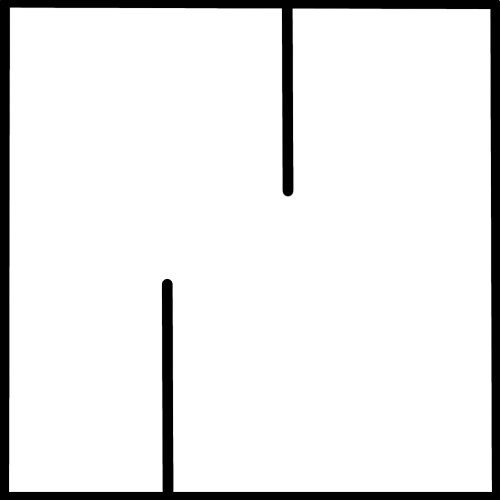
#> input picture MultiRRT/two_rooms.jpg, 1000 x 1000 px (shown at 1/2 size)
$ python main.py   (older library calls are emulated)
#> lines starting #> are read from the running program, lines starting #| are printed output that depends on the picture; after the words box and inside, x2 and y2 are one past the last pixel; in counts of white or black regions, pixels touching at a corner belong together
### CC_RRT_Star.py
# Chance-Constrained RRT*
# Preliminary Implementation for Project Proposal
# 2022-03-18

import matplotlib.pyplot as plt
import numpy as np
import pandas as pd
import math
import random
import scipy
from scipy import spatial


# Class for each tree node
class Node:
    def __init__(self, row, col):
        self.row = row        # coordinate
        self.col = col        # coordinate
        self.parent = None    # parent node
        self.cost = 0.0       # cost

    def __add__(self, other):
        return Node(self.row + other.row, self.col + other.col)

    def __sub__(self, other):
        return Node(self.row - other.row, self.col - other.col)

    def __mul__(self, scalar):
        return Node(self.row * scalar, self.col * scalar)

    def __truediv__(self, scalar):
        return Node(self.row / scalar, self.col / scalar)


# Class for CC_RRT_Star
class CC_RRT_Star:
    # Constructor
    def __init__(self, map_array, start: tuple, goal: tuple):
        self.map_array = map_array # 1->free, 0->obstacle
        self.size_row = map_array.shape[0]
        self.size_col = map_array.shape[1]

        self.start = Node(start[0], start[1])
        self.goal = Node(goal[0], goal[1])
        self.vertices: list[Node] = []
        self.found = False
        self.current_path:list[Node] = []

        self.goal_threshold = 10
        self.probability_threshold = 0
        self.do_original_rewire = False
        self.do_better_rewire = True
        self.use_intelligent_sampling = False
        self.use_informed = False

        self.neighborhood_size = 20


    def init_map(self):
        '''Intialize the map before each search
        '''
        self.found = False
        self.vertices = []
        self.vertices.append(self.start)


    def setDoBetterRewire(self, value):
        self.do_better_rewire = value

    def setDoOriginalRewire(self, value):
        self.do_original_rewire = value

    def setUseIntelligentSampling(self, value):
        self.use_intelligent_sampling = value

    def setUseInformed(self, value):
        self.use_informed = value

    def setProbabilityThreshold(self, probability_threshold):
        self.probability_threshold = probability_threshold

    def setNeighborhoodSize(self, size):
        self.neighborhood_size = size

    def setObstacleSource(self, obstacles):
        # obstacles should be a class that contains a getPDF(x, y, t) method
        self.obstacles = obstacles

    def distance(self, node1: Node, node2: Node) -> float:
        '''Calculate the euclidean distance between two nodes
        arguments:
            node1 - node 1
            node2 - node 2

        return:
            euclidean distance between two nodes
        '''
        return math.hypot(node2.row - node1.row, node2.col - node1.col)


    def line_crosses_map_obstacles(self, node1: Node, node2: Node) -> bool:
        '''Check if the path between two nodes collide with obstacles
        arguments:
            node1 - node 1
            node2 - node 2

        return:
            True if the new node is valid to be connected
        '''
        steps = int(self.distance(node1, node2) * 2)
        for step in range(0, steps):
            row = round(node1.row + (step/steps) * (node2.row-node1.row))
            col = round(node1.col + (step/steps) * (node2.col-node1.col))
            if self.map_array[row, col] == 0:
                return True
        return False


    def line_crosses_moving_obstacles(self, node1: Node, node2: Node) -> bool:
        # node1 must be the node from the earlier point in time
        steps = int(self.distance(node1, node2) * 1)
        start_cost = self.path_cost(self.start, node1)
        for step in range(0, steps):
            temp_node = Node(
                round(node1.row + (step/steps) * (node2.row-node1.row)),
                round(node1.col + (step/steps) * (node2.col-node1.col)))
            t = start_cost + self.distance(node1, temp_node)
            pdf = self.obstacles.getPDF(temp_node.col, temp_node.row, t)
            if pdf > self.probability_threshold:
                return True
        return False


    def get_new_point(self, goal_bias) -> Node:
        '''Choose the goal or generate a random point
        arguments:
            goal_bias - the possibility of choosing the goal instead of a random point

        return:
            point - the new point
        '''
        if self.use_intelligent_sampling:
            return self.get_new_point_intelligent_sampling(goal_bias)
        else:
            if self.found and self.use_informed:
                return self.get_new_point_in_ellipsoid(goal_bias, self.path_cost(self.start, self.goal))
            else:
                return self.get_new_point_normal(goal_bias)


    # [46 lines left out: function get_new_point_in_ellipsoid, not called in this run]


    def get_new_point_normal(self, goal_bias) -> Node:
        use_goal = random.random() < goal_bias
        if use_goal:
            return self.goal
        else:
            return Node(random.randint(0, self.size_row-1), random.randint(0, self.size_col-1))


    def get_new_point_intelligent_sampling(self, goal_bias) -> Node:
        # randomly decide if we're going to do an intelligent or normal sample
        use_biased_sample = (random.randint(0, 100) > 50) if self.found else False

        # pick a node on the current solution path, and sample around that node
        if use_biased_sample:
            index = random.randint(1, len(self.current_path)-1)
            center = self.current_path[index]
            row = max(0, min(self.size_row-1, center.row + random.randint(-20, 20)))
            col = max(0, min(self.size_col-1, center.col + random.randint(-20, 20)))
            return Node(row, col)

        # do normal sampling
        else:
            return self.get_new_point_normal(goal_bias)


    def get_nearest_node(self, node: Node) -> Node:
        '''Find the nearest node in self.vertices with respect to the new node
        arguments:
            node - the new node

        return:
            the nearest node
        '''
        best_distance = math.inf
        best_node = None
        for vertice in self.vertices:
            distance = self.distance(node, vertice)
            if distance < best_distance:
                best_distance = distance
                best_node = vertice
        return best_node


    def get_neighbors(self, new_node, neighbor_size):
        '''Get the neighbors that is within the neighbor distance from the node
        arguments:
            new_node - a new node
            neighbor_size - the neighbor distance

        return:
            neighbors - a list of neighbors that are within the neighbor distance
        '''
        # Use kdtree to find the neighbors within neighbor size
        samples = [[v.row, v.col] for v in self.vertices]
        kdtree = spatial.cKDTree(samples)
        ind = kdtree.query_ball_point([new_node.row, new_node.col], neighbor_size)
        neighbors = [self.vertices[i] for i in ind]
        # Remove the new_node itself
        neighbors.remove(new_node)
        return neighbors


    def rewire(self, new_node: Node, neighbors: "list[Node]"):
        '''Rewire the new node and all its neighbors
        arguments:
            new_node - the new node
            neighbors - a list of neighbors that are within the neighbor distance from the node

        Rewire the new node if connecting to a new neighbor node will give least cost.
        Rewire all the other neighbor nodes.
        '''

        # [9 lines of commented-out code are left out]
        if neighbors == []:
            return

        # Compute the distance from the new node to the neighbor nodes
        distances = [self.distance(new_node, node) for node in neighbors]

        # Rewire the new node
        # compute the least potential cost
        costs = [d + self.path_cost(self.start, neighbors[i]) for i, d in enumerate(distances)]
        indices = np.argsort(np.array(costs))
        # check collision and connect the best node to the new node
        for i in indices:
            if self.check_collision(neighbors[i], new_node):
                new_node.parent = neighbors[i]
                new_node.cost = distances[i]
                break

        # Rewire new_node's neighbors
        for i, node in enumerate(neighbors):
            # new cost
            new_cost = self.path_cost(self.start, new_node) + distances[i]
            # if new cost is lower
            # and there is no obstacles in between
            if self.path_cost(self.start, node) > new_cost and \
               self.check_collision(new_node, node):
                node.parent = new_node
                node.cost = distances[i]


    def path_cost(self, start_node, end_node):
        '''Compute path cost starting from start node to end node
        arguments:
            start_node - path start node
            end_node - path end node

        return:
            cost - path cost
        '''
        cost = 0
        curr_node = end_node
        while start_node.row != curr_node.row or start_node.col != curr_node.col:
            # Keep tracing back until finding the start_node
            # or no path exists
            parent = curr_node.parent
            if parent is None:
                print("Invalid Path")
                return 0
            cost += curr_node.cost
            curr_node = parent

        return cost

    def check_collision(self, a, b):
        edge_crosses_map_obstacles = self.line_crosses_map_obstacles(a, b)
        edge_crosses_moving_obstacles = self.line_crosses_moving_obstacles(a, b)
        ok = not edge_crosses_map_obstacles and not edge_crosses_moving_obstacles
        return ok

    # [55 lines left out: functions debug_solution, rewire_solution, rewire_solution_node, save_spreadsheet, not called in this run]

    def draw_map(self, t, draw_graph=True):
        plt = self.get_map(t, draw_graph)
        plt.show()


    # [81 lines left out: functions save_map, get_map, get_point_at_time, not called in this run]


    def update_current_path(self):
        self.current_path = []
        node = self.goal
        while node != self.start:
            node = node.parent
            if node != self.start: self.current_path.append(node)


    def CC_RRT_star(self, neighbor_size=20):
        '''RRT* search function
        arguments:
            n_pts - number of points try to sample,
                    not the number of final sampled points
            neighbor_size - the neighbor distance

        In each step, extend a new node if possible, and rewire the node and its neighbors
        '''

        # In each step,
        # get a new point,
        # get its nearest node,
        # extend the node and check collision to decide whether to add or drop,
        # if added, rewire the node and its neighbors,
        # and check if reach the neighbor region of the goal if the path is not found.
        new_node = self.get_new_point(0)
        nearest_node = self.get_nearest_node(new_node)
        if not self.line_crosses_map_obstacles(new_node, nearest_node):
            if not self.line_crosses_moving_obstacles(nearest_node, new_node):
                new_node.parent = nearest_node
                new_node.cost = self.distance(new_node, new_node.parent)
                self.vertices.append(new_node)
                neighbors = self.get_neighbors(new_node, self.neighborhood_size)
                if self.do_original_rewire:
                    self.rewire(new_node, neighbors)
                if self.distance(new_node, self.goal) < self.goal_threshold:
                    self.found = True
                    self.goal.parent = new_node
                    self.goal.cost = self.distance(self.goal, new_node)
                    self.update_current_path()


    def finish(self):
        if self.do_better_rewire:
            self.rewire_solution()


    # [9 lines left out: function print_conclusion, not called in this run]

### MultiRRT/Obstacles.py
# Simulated Probabilistic Obstacles

import matplotlib.pyplot as plt
import numpy as np
import math
import random
import copy
import scipy.stats

# Type for a single obstacle
class Obstacle:
    def __init__(self):
        self.p_row = 0 # position at time 0
        self.p_col = 0 # position at time 0
        self.v_row = 0 # velocity
        self.v_col = 0 # velocity
        self.s_row = 0 # size/variance
        self.s_col = 0 # size/variance

# Class that creates and computes the position / PDF of a set of obstacles
class Obstacles:
    def __init__(self):
        self.map_size_col = 0
        self.map_size_row = 0
        self.obstacle_size_col = 0
        self.obstacle_size_row = 0
        self.max_velocity = 0
        self.n_obstacles = 0
        self.obstacles:list[Obstacle] = []
        self.obstacle_field_size_coeff = 1.0

    def setMapSize(self, map_size_col, map_size_row):
        self.map_size_col = map_size_col
        self.map_size_row = map_size_row

    def setObstacleSize(self, obstacle_size_col, obstacle_size_row):
        self.obstacle_size_col = obstacle_size_col
        self.obstacle_size_row = obstacle_size_row

    def setObstacleFieldSizeCoeff(self, obstacle_field_size_coeff):
        self.obstacle_field_size_coeff = obstacle_field_size_coeff

    def setMaxVelocity(self, max_velocity):
        self.max_velocity = max_velocity

    def generateObstacles(self, n_obstacles):
        self.n_obstacles = n_obstacles
        self.obstacles = []
        for i in range(0, self.n_obstacles):
            obstacle = Obstacle()
            # The obstacle field can be bigger than the map, to allow for obstacles that start off the map and then move in over time
            obstacle.p_row = random.randrange(0 - (self.map_size_col * (self.obstacle_field_size_coeff - 1)), self.map_size_col * self.obstacle_field_size_coeff)
            obstacle.p_col = random.randrange(0 - (self.map_size_row * (self.obstacle_field_size_coeff - 1)), self.map_size_row * self.obstacle_field_size_coeff)
            obstacle.v_row = (random.random() * 2 - 1) * self.max_velocity
            obstacle.v_col = (random.random() * 2 - 1) * self.max_velocity
            obstacle.s_row = (random.random() * 0.8 + 0.2) * self.obstacle_size_col
            obstacle.s_col = (random.random() * 0.8 + 0.2) * self.obstacle_size_row
            self.obstacles.append(obstacle)

    # [8 lines left out: function getObstaclesAtTime, not called in this run]

    def paper_pdf(self, cov, pos, expect):
        numerator = np.exp(-1/2 * np.matmul(np.matmul(np.transpose((pos-expect)), np.linalg.inv(cov)), (pos-expect)))[0][0]
        denominator = (2 * np.pi) * (float(np.linalg.det(cov))**0.5)
        result = numerator/denominator
        return result

    def getPDF(self, col, row, t) -> float:
        pdfsum = 0
        for obstacle in self.obstacles:
            p_row_at_t = obstacle.p_row + obstacle.v_row * t
            p_col_at_t = obstacle.p_col + obstacle.v_col * t
            cov = np.array([[obstacle.s_col,0],[0,obstacle.s_row]])
            expect = np.array([[p_col_at_t], [p_row_at_t]])
            pos = np.array([[col], [row]])
            pdf = self.paper_pdf(cov, pos, expect)
            pdfsum += pdf
        return pdfsum

    # [16 lines left out: functions get_pdf_map, draw_pdf_map, not called in this run]

### MultiRRT/main.py
# Main and helper function

from PIL import Image
import numpy as np
from CC_RRT_Star import CC_RRT_Star
from Obstacles import Obstacles
import sys
import matplotlib.pyplot as plt
import random
import time

def load_map(file_path, resolution_scale):
    ''' Load map from an image and return a 2D binary numpy array
        where 0 represents obstacles and 1 represents free space
    '''
#> called with file_path = 'two_rooms.jpg', resolution_scale = 0.3
    # Load the image with grayscale
    img = Image.open(file_path).convert('L')
    # Rescale the image
    size_x, size_y = img.size
#> size_x = 1000; size_y = 1000
    new_x, new_y  = int(size_x*resolution_scale), int(size_y*resolution_scale)
#> new_x = 300; new_y = 300
    img = img.resize((new_x, new_y), Image.ANTIALIAS)
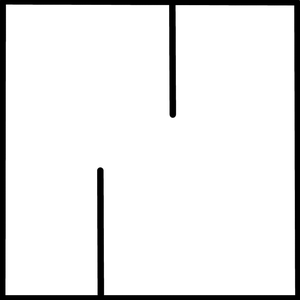
#> img: PIL image 300x300 L; min 0, max 255, mean 233.2

    map_array = np.asarray(img, dtype='uint8')

    # Get bianry image
    threshold = 127
    map_array = 1 * (map_array > threshold)
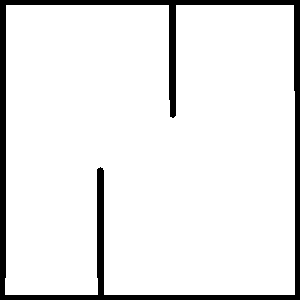
#> map_array: shape (300, 300) int64; values 0 (black) and 1 (white), 91.2% white; 1 black region, box (x1, y1, x2, y2) and area: (0, 0, 300, 300) 7897

    # Result 2D numpy array
    return map_array


if __name__ == "__main__":

    # seed the RNG so that results are repeatable
    random.seed(5)

    # Load the map
    start = (250, 50)
    goal  = (30, 250)
    map_array = load_map("two_rooms.jpg", 0.3)

    # Planning class
    CC_RRT_planner = CC_RRT_Star(map_array, start, goal)
    CC_RRT_planner.init_map()
    CC_RRT_planner.setProbabilityThreshold(0.0001)
    CC_RRT_planner.setDoOriginalRewire(True)
    CC_RRT_planner.setDoBetterRewire(True)
    CC_RRT_planner.setUseIntelligentSampling(True)
    CC_RRT_planner.setUseInformed(True)
    CC_RRT_planner.setNeighborhoodSize(50)
    iterations = 1000

    # Obstacle data
    Obstacle_info = Obstacles()
    Obstacle_info.setMapSize(CC_RRT_planner.size_col, CC_RRT_planner.size_row)
    Obstacle_info.setObstacleSize(100, 100)
    Obstacle_info.setObstacleFieldSizeCoeff(1.0)
    Obstacle_info.setMaxVelocity(0)
    Obstacle_info.generateObstacles(8)
    CC_RRT_planner.setObstacleSource(Obstacle_info)

    # [6 lines of commented-out code are left out]

    start_time = time.time()
    for i in range(0, iterations):
#> (the run stopped early here; a loop or call above may not have finished)
